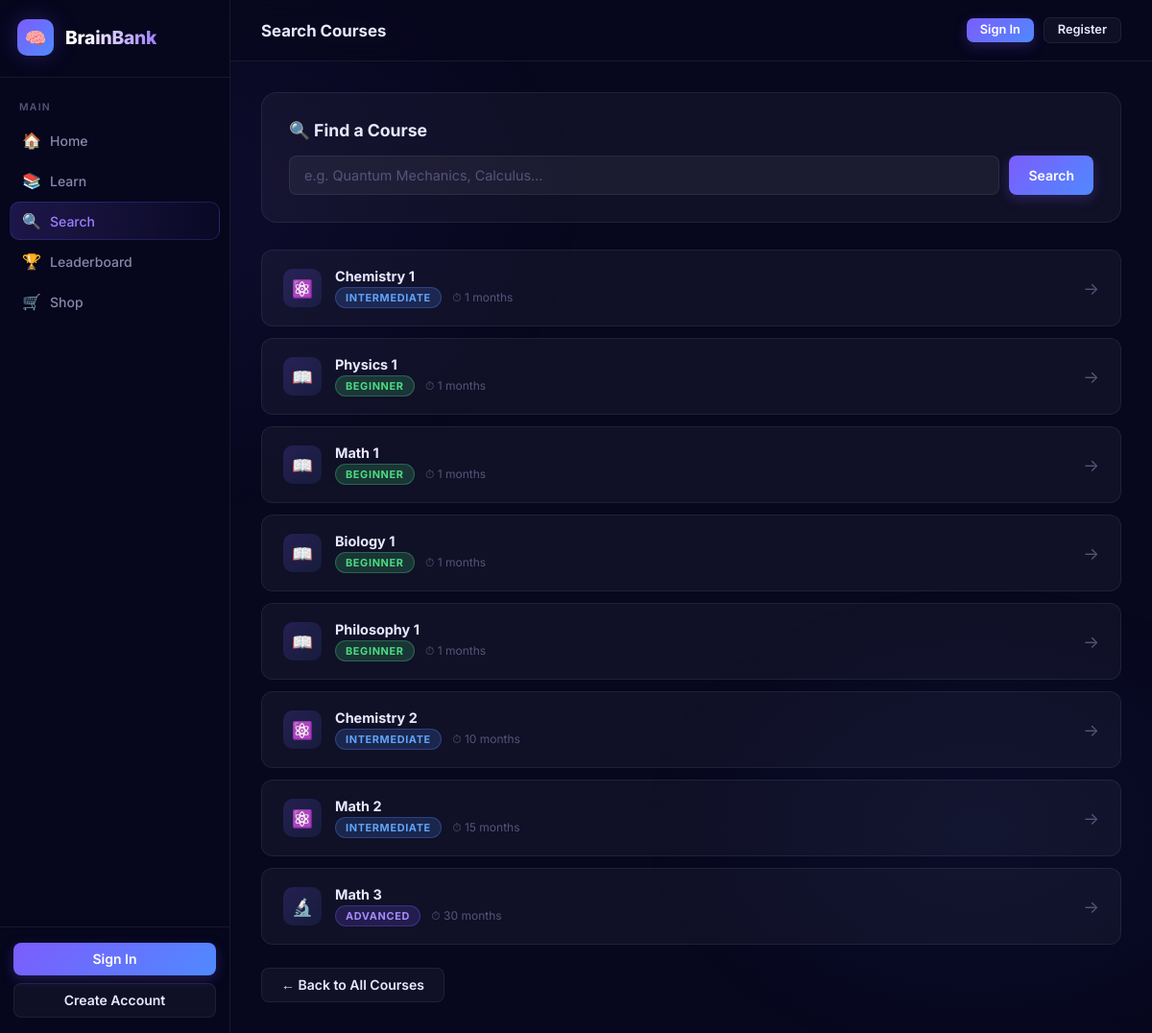
The page /search/ on the database as committed earlier.
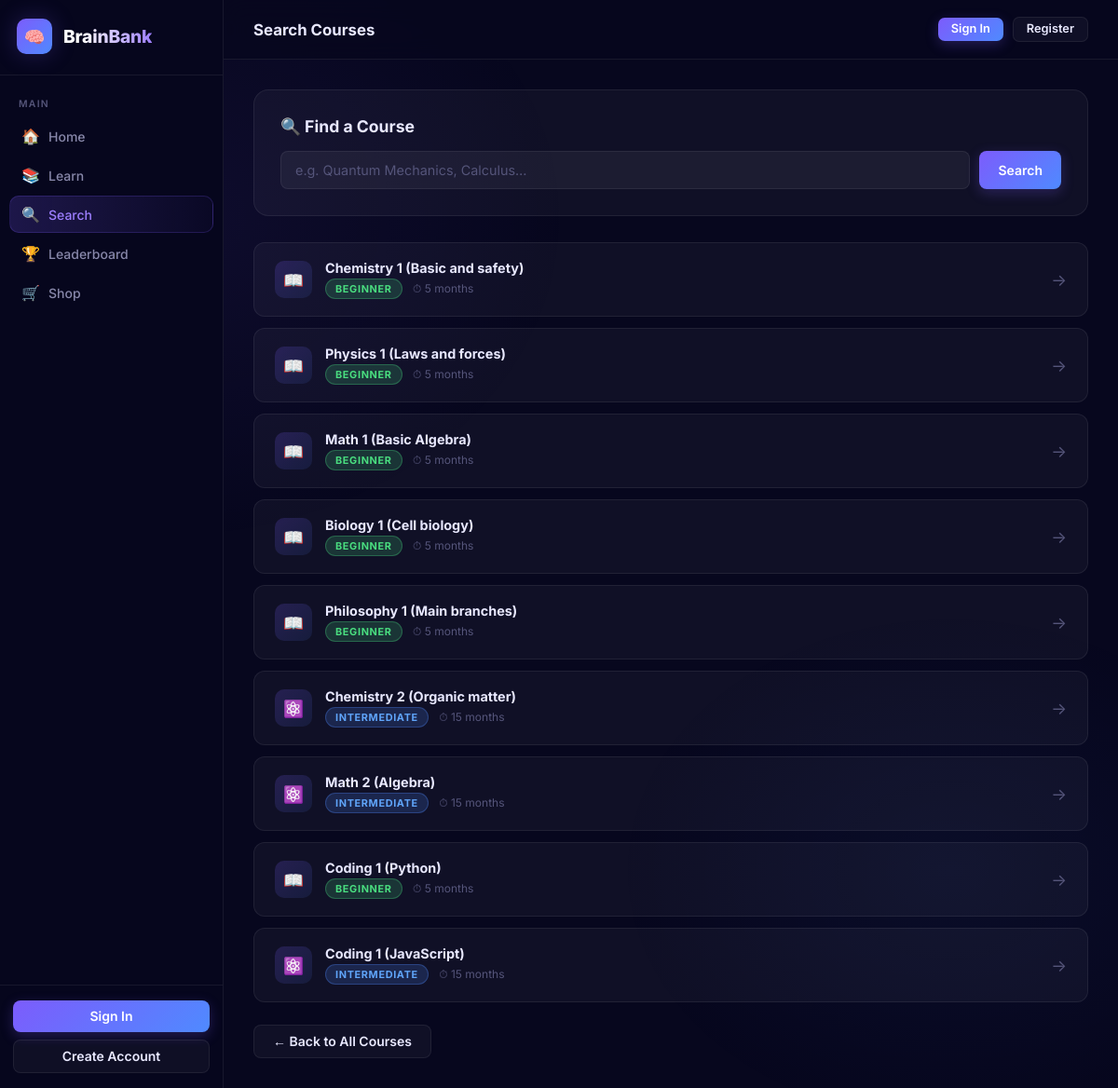
The same page on the database as committed later.
### courses/models.py (models this page shows, shortened)
class Course(models.Model):
    title = models.CharField(max_length=200)
    description = models.TextField()
    duration = models.IntegerField(help_text="Duration in minutes", default=30)
    level = models.CharField(max_length=50, choices=[
        ('Beginner', 'Beginner'),
        ('Intermediate', 'Intermediate'),
        ('Advanced', 'Advanced')
    ], default='Beginner')
    content = models.TextField(blank=True, null=True, help_text="Full HTML content for this course")

### courses/views.py (the view)
# urls.py: path('search/', views.course_search, name='course_search'),
def course_search(request):
    query = request.GET.get('q')
    courses = Course.objects.filter(title__icontains=query) if query else Course.objects.all()
    context = {'courses': courses, 'query': query}
    if request.user.is_authenticated:
        try:
            context['player_profile'] = PlayerProfile.objects.get(user=request.user)
        except PlayerProfile.DoesNotExist:
            pass
    return render(request, 'course_search.html', context)

### courses/context_processors.py (called while the page is built, shortened)
def active_effects(request):
    return {'active_effects': []}

### courses/templates/course_search.html (shortened to what this page needs)
{% extends "base.html" %}
{% block page_title %}Search Courses{% endblock %}
{% block nav_search %}active{% endblock %}
{% block content %}
    <div class="search-box">
        <h2>🔍 Find a Course</h2>
        <form method="get" action="{% url 'course_search' %}">
            <div class="search-row">
                <input type="text" name="q" value="{{ query|default:'' }}"
                       placeholder="e.g. Quantum Mechanics, Calculus…"
                       class="form-input" style="flex:1;">
                <button type="submit" class="btn btn-primary">Search</button>
            </div>
        </form>
    </div>
    <div class="result-list">
        {% for course in courses %}
        <a href="{% url 'course_detail' course.pk %}" class="result-item">
            <div class="result-left">
                <div class="result-icon">
                    {% if course.level == "Advanced" %}🔬
                    {% elif course.level == "Intermediate" %}⚛️
                    {% else %}📖{% endif %}
                </div>
                <div>
                    <div class="result-name">{{ course.title }}</div>
                    <div class="result-meta">
                        {% if course.level %}
                        <span class="badge
                            {% if course.level == 'Advanced' %}badge-purple
                            {% elif course.level == 'Intermediate' %}badge-blue
                            {% else %}badge-green{% endif %}"
                            style="margin-right:8px;">{{ course.level }}</span>
                        {% endif %}
                        ⏱ {{ course.duration }} months
                    </div>
                </div>
            </div>
            <span class="result-arrow">→</span>
        </a>
        {% empty %}
        <div class="card" style="text-align:center;padding:48px;color:var(--text-muted);">
            {% if query %}No courses matched "{{ query }}". Try a different search.
            {% else %}Enter a search term above to find courses.{% endif %}
        </div>
        {% endfor %}
    </div>
    <div style="margin-top:24px;">
        <a href="{% url 'course_list' %}" class="btn btn-ghost">← Back to All Courses</a>
    </div>
{% endblock %}

Rows that differ between the two databases and show on the page:
removed Course: title "Math 3", level "ADVANCED", duration "30"
changed Course: title "Chemistry 1" → "Chemistry 1 (Basic and safety)"; level "INTERMEDIATE" → "BEGINNER"; duration "1" → "5"; level "⚛️" → "📖"
changed Course: title "Physics 1" → "Physics 1 (Laws and forces)"; duration "1" → "5"
changed Course: title "Math 1" → "Math 1 (Basic Algebra)"; duration "1" → "5"
changed Course: title "Biology 1" → "Biology 1 (Cell biology)"; duration "1" → "5"
changed Course: title "Philosophy 1" → "Philosophy 1 (Main branches)"; duration "1" → "5"
changed Course: title "Chemistry 2" → "Chemistry 2 (Organic matter)"; duration "10" → "15"
changed Course: title "Math 2" → "Math 2 (Algebra)"
added Course: title "Coding 1 (Python)", level "BEGINNER", duration "5"
added Course: title "Coding 1 (JavaScript)", level "INTERMEDIATE", duration "15"
